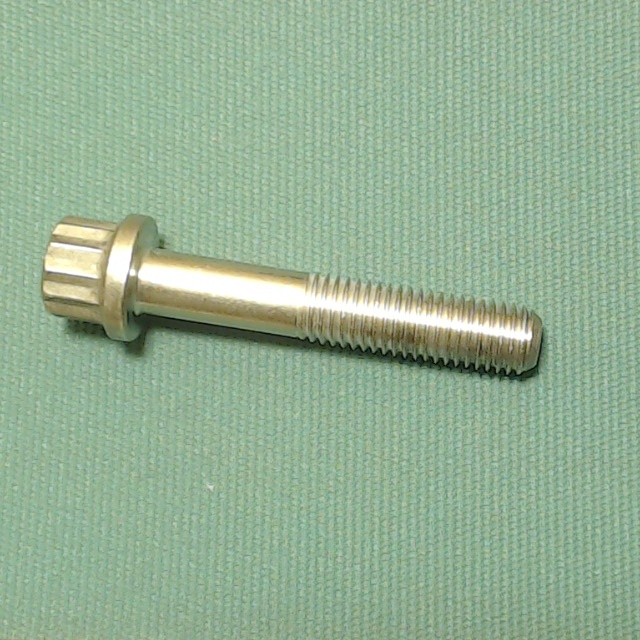
#> input picture image_augment_green/ms9557-20/135.jpg, 640 x 640 px, found by its file name; its folder holds 2 pictures in this run
$ python green_tes_crop_folder.py
#> lines starting #> are read from the running program, lines starting #| are printed output that depends on the picture
from PIL import Image
import os.path, sys

path = "/Users/marcdudley/Downloads/SMR2/green_tes/green_tes_train/ms9557-20"
dirs = os.listdir(path)

def crop():
    for item in dirs:
        fullpath = os.path.join(path,item)         #corrected
        if os.path.isfile(fullpath):
            im = Image.open(fullpath)
#> im is the input picture: PIL image 640x640 RGB; mean R, G, B 148.9, 176.2, 148.5
            f, e = os.path.splitext(fullpath)
            imCrop = im.crop((200, 200, 660, 660)) #corrected
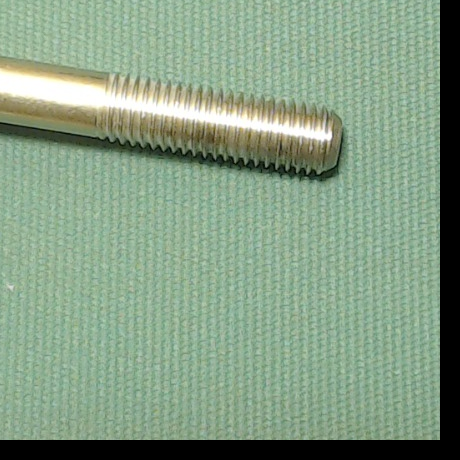
#> imCrop: PIL image 460x460 RGB; mean R, G, B 133.1, 157.4, 132.6
            imCrop.save(f + 'Cropped.jpg', "JPEG", quality=100)
#> pass 2 of the loop in crop, `for item in dirs:`:
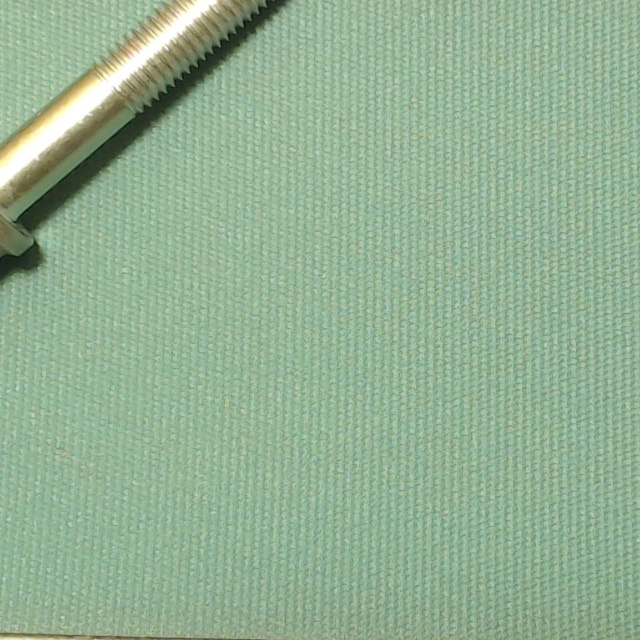
#> input picture image_augment_green/ms9557-20/96.jpg, 640 x 640 px, found by its file name
#> in crop, im is the input picture: PIL image 640x640 RGB; mean R, G, B 147.3, 176.6, 147.8
#> in crop, `imCrop = im.crop((200, 200, 660, 660))`:
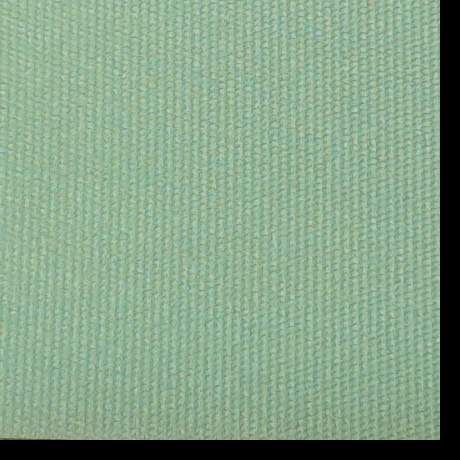
#> imCrop: PIL image 460x460 RGB; mean R, G, B 133.6, 162.4, 136.1

crop()
